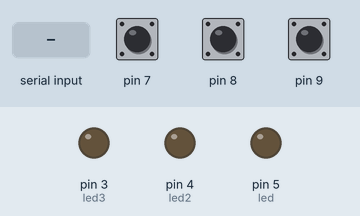
Simulated run of this sketch. Board: Arduino Uno, built with avr-gcc and run on an emulated ATmega328P. Shown: output pins drawn as LEDs (lit = HIGH). The inputs (shaded band) are chosen by the test bench; at power-on: pin 7 HIGH, pin 8 HIGH, pin 9 HIGH.

Above: at 1.2 s.
1.3 s: "1" received over Serial
At 2.2 s:
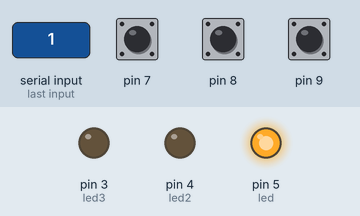
2.8 s: "3" received over Serial
At 3.3 s:
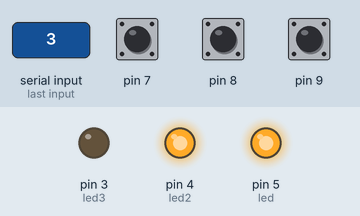
4.3 s: "2" received over Serial
At 5.5 s:
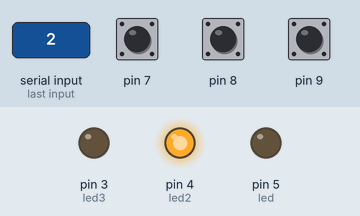
5.8 s: "5" received over Serial
At 6.8 s:
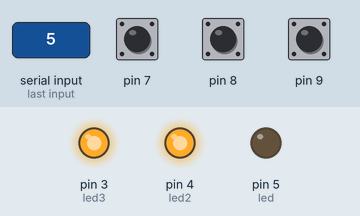
7.3 s: "4" received over Serial
At 8.0 s:
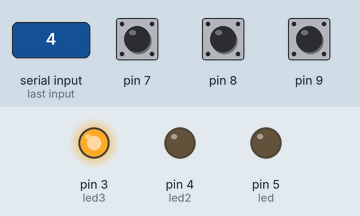
Timing chart, 0 to 10.3 s (numbered marks = the images above; inputs shaded):
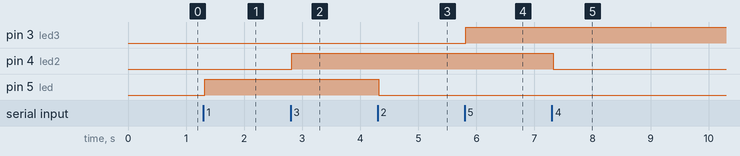

Measured:
- after the input at 1.3 s, pin 5 (led): LOW → HIGH at once
- after the input at 2.8 s, pin 4 (led2): LOW → HIGH at once
- after the input at 4.3 s, pin 5 (led): HIGH → LOW at once
- after the input at 5.8 s, pin 3 (led3): LOW → HIGH at once
- after the input at 7.3 s, pin 4 (led2): HIGH → LOW at once

The sketch:

Program_Arduino.ino
```cpp
int led = 5;
int led2 = 4;
int led3 = 3;
void setup() {
  // initialize the digital pin as an output.
  pinMode(9, INPUT);
  pinMode(8, INPUT);
  pinMode(7, INPUT);
  pinMode(led, OUTPUT);
  pinMode(led2, OUTPUT);
  pinMode(led3, OUTPUT);
  Serial.begin(9600);
}
void loop() {
  int tombol = digitalRead(7);
  int tombol2= digitalRead(8);
  int tombol3= digitalRead(9);
  if (tombol == LOW)
  {
     Serial.println("A");
     delay(250);
   }
   else if (tombol2 == LOW)
  {
     Serial.println("B");
     delay(250);
   }
   else if (tombol3 == LOW)
  {
     Serial.println("C" );
     delay(250);
   };
  boolean perintahOK = true;
  String perintah = "";
  while (Serial.available() != 0) {
    perintah = perintah + char(Serial.read());
    delay(20); // Tunda sebentar untuk menyiapkan
               // pembacaan data berikutnya
  }
  if (perintah.length() == 0)
    return;
  perintah.trim();

  if (perintah == "1")
     {
      digitalWrite(led, HIGH);   // turn the LED on (HIGH is the voltage level)
      delay(1000);               // wait for a second
     }
  else if (perintah == "2")
      {
      digitalWrite(led, LOW);   // turn the LED off (LOW is the voltage level)
      delay(1000);               // wait for a second
      }
  else if (perintah == "3")
      {
      digitalWrite(led2, HIGH);   // turn the LED off (LOW is the voltage level)
      delay(1000);               // wait for a second
      }
  else if (perintah == "4")
      {
      digitalWrite(led2, LOW);   // turn the LED off (LOW is the voltage level)
      delay(1000);               // wait for a second
      }
  else if (perintah == "5")
      {
      digitalWrite(led3, HIGH);   // turn the LED off (LOW is the voltage level)
      delay(1000);               // wait for a second
      }
  else if (perintah == "6")
      {
      digitalWrite(led3, LOW);   // turn the LED off (LOW is the voltage level)
      delay(1000);               // wait for a second
      };
  if (perintahOK) {
 //   delay(500);
  }

}
```
